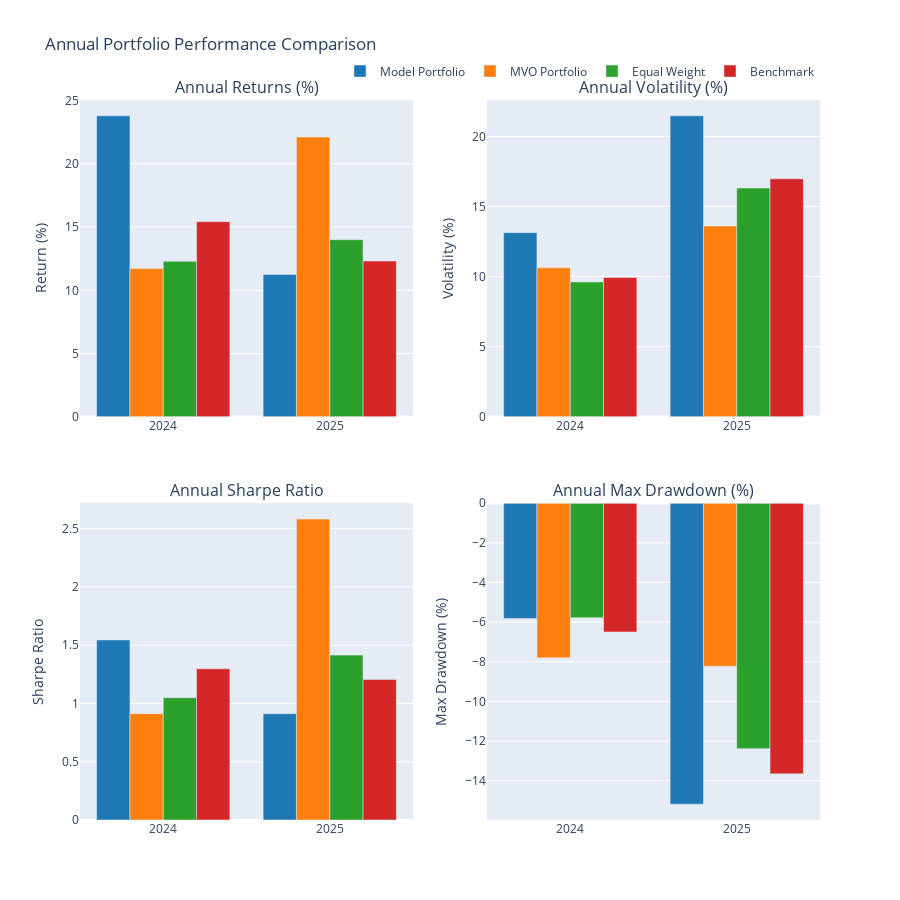

The code cell stored with this chart in its notebook:
### Code cell
# Plotting
fig = make_subplots(
    rows=2, cols=2,
    subplot_titles=('Annual Returns (%)', 'Annual Volatility (%)', 
                   'Annual Sharpe Ratio', 'Annual Max Drawdown (%)'),
                   #'Annual Sortino Ratio', 'Annual Calmar Ratio'),
    vertical_spacing=0.12,
    horizontal_spacing=0.1
)

colors = ['#1f77b4', '#ff7f0e', '#2ca02c', '#d62728']
years = list(yearly_comparison['Total Return (%)'].index)

# Plot annual returns
for i, portfolio in enumerate(portfolios.keys()):
    fig.add_trace(
        go.Bar(
            x=years,
            y=yearly_comparison['Total Return (%)'][portfolio],
            name=portfolio,
            marker_color=colors[i],
            showlegend=True
        ),
        row=1, col=1
    )

# Plot annual volatility
for i, portfolio in enumerate(portfolios.keys()):
    fig.add_trace(
        go.Bar(
            x=years,
            y=yearly_comparison['Volatility (%)'][portfolio],
            name=portfolio,
            marker_color=colors[i],
            showlegend=False
        ),
        row=1, col=2
    )

# Plot annual Sharpe ratio
for i, portfolio in enumerate(portfolios.keys()):
    fig.add_trace(
        go.Bar(
            x=years,
            y=yearly_comparison['Sharpe Ratio'][portfolio],
            name=portfolio,
            marker_color=colors[i],
            showlegend=False
        ),
        row=2, col=1
    )

# Plot annual max drawdown
for i, portfolio in enumerate(portfolios.keys()):
    fig.add_trace(
        go.Bar(
            x=years,
            y=yearly_comparison['Max Drawdown (%)'][portfolio],
            name=portfolio,
            marker_color=colors[i],
            showlegend=False
        ),
        row=2, col=2
    )

# # Plot annual Sortino ratio
# for i, portfolio in enumerate(portfolios.keys()):
#     fig.add_trace(
#         go.Scatter(
#             x=years,
#             y=yearly_comparison['Sortino Ratio'][portfolio],
#             mode='lines+markers',
#             name=portfolio,
#             line=dict(color=colors[i]),
#             showlegend=False
#         ),
#         row=3, col=1
#     )

# # Plot annual Calmar ratio
# for i, portfolio in enumerate(portfolios.keys()):
#     fig.add_trace(
#         go.Scatter(
#             x=years,
#             y=yearly_comparison['Calmar Ratio'][portfolio],
#             mode='lines+markers',
#             name=portfolio,
#             line=dict(color=colors[i]),
#             showlegend=False
#         ),
#         row=3, col=2
#     )

# Update layout
fig.update_layout(
    title='Annual Portfolio Performance Comparison',
    height=900,
    showlegend=True,
    legend=dict(
        orientation="h",
        yanchor="bottom",
        y=1.02,
        xanchor="right",
        x=1
    )
)

# Update axes labels
fig.update_yaxes(title_text="Return (%)", row=1, col=1)
fig.update_yaxes(title_text="Volatility (%)", row=1, col=2)
fig.update_yaxes(title_text="Sharpe Ratio", row=2, col=1)
fig.update_yaxes(title_text="Max Drawdown (%)", row=2, col=2)
# fig.update_yaxes(title_text="Sortino Ratio", row=3, col=1)
# fig.update_yaxes(title_text="Calmar Ratio", row=3, col=2)

fig.show()

# Save the plot to a file
fig.write_html(f'{output_dir}/{train_type}/YoY_performance_{model_type}_run_{run_no}.html')
fig.write_image(f'{output_dir}/{train_type}/YoY_performance_{model_type}_run_{run_no}.png')

### Figure 1 — Plotly figure (JSON) as saved in the notebook; plotly's stock layout.template omitted (floating-point values rounded to 4 significant figures)
{"data": [{"marker": {"color": "#1f77b4"}, "name": "Model Portfolio", "showlegend": true, "type": "bar", "x": [2024, 2025], "xaxis": "x", "y": [23.79, 11.25], "yaxis": "y"}, {"marker": {"color": "#ff7f0e"}, "name": "MVO Portfolio", "showlegend": true, "type": "bar", "x": [2024, 2025], "xaxis": "x", "y": [11.73, 22.12], "yaxis": "y"}, {"marker": {"color": "#2ca02c"}, "name": "Equal Weight", "showlegend": true, "type": "bar", "x": [2024, 2025], "xaxis": "x", "y": [12.29, 14.0], "yaxis": "y"}, {"marker": {"color": "#d62728"}, "name": "Benchmark", "showlegend": true, "type": "bar", "x": [2024, 2025], "xaxis": "x", "y": [15.43, 12.31], "yaxis": "y"}, {"marker": {"color": "#1f77b4"}, "name": "Model Portfolio", "showlegend": false, "type": "bar", "x": [2024, 2025], "xaxis": "x2", "y": [13.13, 21.47], "yaxis": "y2"}, {"marker": {"color": "#ff7f0e"}, "name": "MVO Portfolio", "showlegend": false, "type": "bar", "x": [2024, 2025], "xaxis": "x2", "y": [10.63, 13.61], "yaxis": "y2"}, {"marker": {"color": "#2ca02c"}, "name": "Equal Weight", "showlegend": false, "type": "bar", "x": [2024, 2025], "xaxis": "x2", "y": [9.618, 16.31], "yaxis": "y2"}, {"marker": {"color": "#d62728"}, "name": "Benchmark", "showlegend": false, "type": "bar", "x": [2024, 2025], "xaxis": "x2", "y": [9.942, 16.97], "yaxis": "y2"}, {"marker": {"color": "#1f77b4"}, "name": "Model Portfolio", "showlegend": false, "type": "bar", "x": [2024, 2025], "xaxis": "x3", "y": [1.546, 0.913], "yaxis": "y3"}, {"marker": {"color": "#ff7f0e"}, "name": "MVO Portfolio", "showlegend": false, "type": "bar", "x": [2024, 2025], "xaxis": "x3", "y": [0.9129, 2.583], "yaxis": "y3"}, {"marker": {"color": "#2ca02c"}, "name": "Equal Weight", "showlegend": false, "type": "bar", "x": [2024, 2025], "xaxis": "x3", "y": [1.05, 1.415], "yaxis": "y3"}, {"marker": {"color": "#d62728"}, "name": "Benchmark", "showlegend": false, "type": "bar", "x": [2024, 2025], "xaxis": "x3", "y": [1.298, 1.207], "yaxis": "y3"}, {"marker": {"color": "#1f77b4"}, "name": "Model Portfolio", "showlegend": false, "type": "bar", "x": [2024, 2025], "xaxis": "x4", "y": [-5.813, -15.18], "yaxis": "y4"}, {"marker": {"color": "#ff7f0e"}, "name": "MVO Portfolio", "showlegend": false, "type": "bar", "x": [2024, 2025], "xaxis": "x4", "y": [-7.801, -8.227], "yaxis": "y4"}, {"marker": {"color": "#2ca02c"}, "name": "Equal Weight", "showlegend": false, "type": "bar", "x": [2024, 2025], "xaxis": "x4", "y": [-5.78, -12.39], "yaxis": "y4"}, {"marker": {"color": "#d62728"}, "name": "Benchmark", "showlegend": false, "type": "bar", "x": [2024, 2025], "xaxis": "x4", "y": [-6.497, -13.66], "yaxis": "y4"}], "layout": {"annotations": [{"font": {"size": 16}, "showarrow": false, "text": "Annual Returns (%)", "x": 0.225, "xanchor": "center", "xref": "paper", "y": 1, "yanchor": "bottom", "yref": "paper"}, {"font": {"size": 16}, "showarrow": false, "text": "Annual Volatility (%)", "x": 0.775, "xanchor": "center", "xref": "paper", "y": 1, "yanchor": "bottom", "yref": "paper"}, {"font": {"size": 16}, "showarrow": false, "text": "Annual Sharpe Ratio", "x": 0.225, "xanchor": "center", "xref": "paper", "y": 0.44, "yanchor": "bottom", "yref": "paper"}, {"font": {"size": 16}, "showarrow": false, "text": "Annual Max Drawdown (%)", "x": 0.775, "xanchor": "center", "xref": "paper", "y": 0.44, "yanchor": "bottom", "yref": "paper"}], "height": 900, "legend": {"orientation": "h", "x": 1, "xanchor": "right", "y": 1.02, "yanchor": "bottom"}, "showlegend": true, "title": {"text": "Annual Portfolio Performance Comparison"}, "xaxis": {"anchor": "y", "domain": [0, 0.45]}, "xaxis2": {"anchor": "y2", "domain": [0.55, 1]}, "xaxis3": {"anchor": "y3", "domain": [0, 0.45]}, "xaxis4": {"anchor": "y4", "domain": [0.55, 1]}, "yaxis": {"anchor": "x", "domain": [0.56, 1], "title": {"text": "Return (%)"}}, "yaxis2": {"anchor": "x2", "domain": [0.56, 1], "title": {"text": "Volatility (%)"}}, "yaxis3": {"anchor": "x3", "domain": [0, 0.44], "title": {"text": "Sharpe Ratio"}}, "yaxis4": {"anchor": "x4", "domain": [0, 0.44], "title": {"text": "Max Drawdown (%)"}}}}
